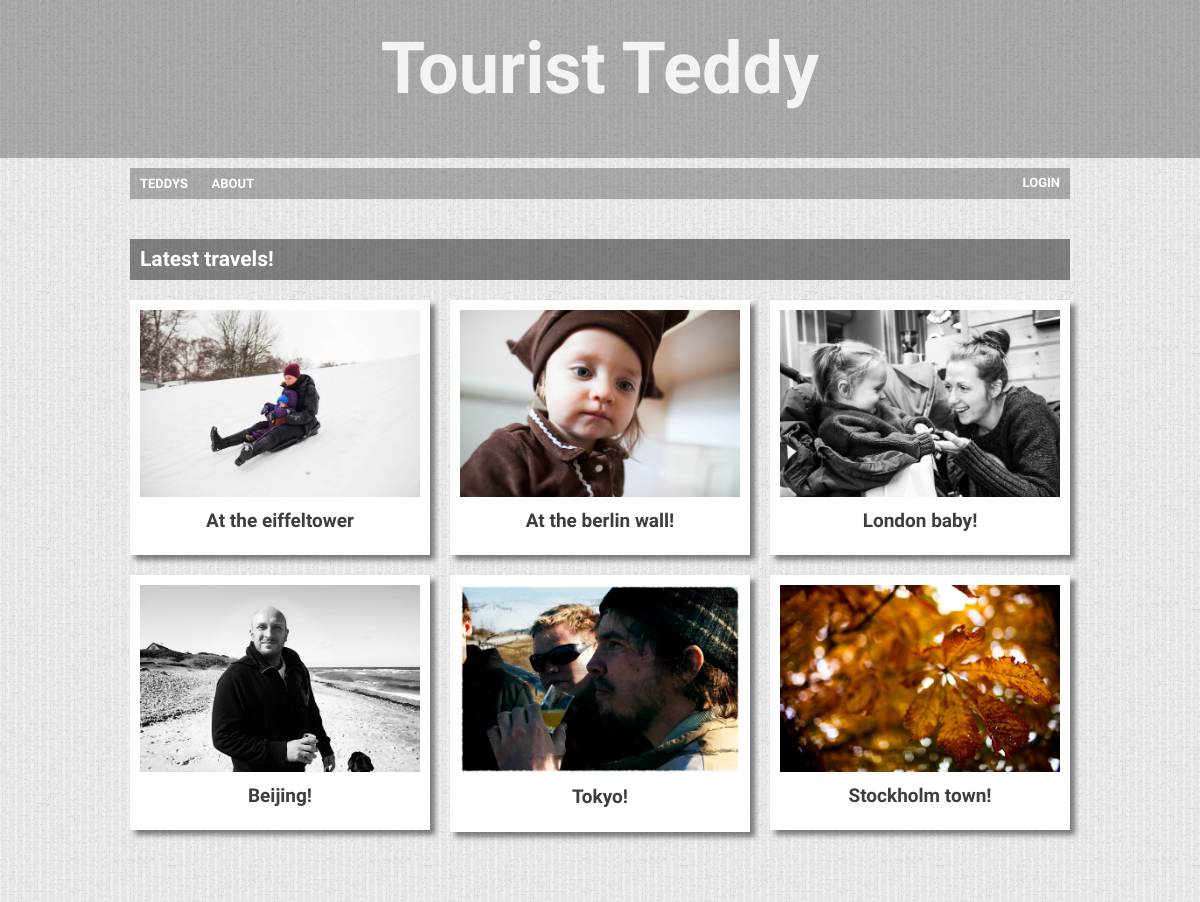
The page / on the database its author committed.
### teddys/models.py (models this page shows, shortened)
class Post(models.Model):
	title = models.CharField(max_length=200)
	description = models.TextField()
	picture = models.ImageField(upload_to='posts', max_length=100)
	latitude = models.DecimalField(max_digits=9, decimal_places=6)
	longitude = models.DecimalField(max_digits=9, decimal_places=6)
	teddy = models.ForeignKey(Teddy)
	user = models.ForeignKey(User)

### touristteddy/views.py (the view)
# urls.py: url(r'^$', views.index, name='index'),
def index(request):
	teddys = Teddy.objects.all()
	posts = Post.objects.all()
	template = loader.get_template('index.html')
	return HttpResponse(template.render(RequestContext(request, {
		'teddys': teddys,
		'posts': posts,
        'username': utils.get_username_or_fullname(request.user)
		})))

### touristteddy/utils.py (called while the page is built)
def get_username_or_fullname(user):
	username = ""
	if user.is_authenticated():
		username = "%s %s" % (user.first_name, user.last_name)
		if username == " ":
			username = user.username
	return username

### templates/index.html (shortened to what this page needs)
{% extends "base_generic.html" %}
{% block content %}
	{% if posts %}
		<div class="grid_12 fpteddy">
				<h3>Latest travels!</h3>
			</div>
			{% for post in posts %}
				<div class="grid_4">
					<div class="fppost">
						<a class="open-fancy" href="#{{ post.id }}">
							<img src="{{ post.picture.url }}" alt="{{ post.title }}" />
							<h4>{{ post.title }}</h4>
						</a>
					</div>
				</div>
			{% endfor %}
	{% endif %}
{% endblock content %}

### static/css/text.css (style rules this page uses)
body { font:13px/1.5 'Helvetica Neue',Arial,'Liberation Sans',FreeSans,sans-serif }
h3 { font-size:21px }
h4 { font-size:19px }
p,dl,hr,h1,h2,h3,h4,h5,h6,ol,ul,pre,table,address,fieldset,figure { margin-bottom:20px }

### static/css/960.css (style rules this page uses)
body { min-width:960px }
.grid_1,.grid_2,.grid_3,.grid_4,.grid_5,.grid_6,.grid_7,.grid_8,.grid_9,.grid_10,.grid_11,.grid_12,.grid_13,.grid_14,.grid_15,.grid_16 { display:inline;float:left;margin-left:10px;margin-right:10px }
.container_12 .grid_12,.container_16 .grid_16 { width:940px }
.container_12 .grid_4 { width:300px }

### static/css/touristteddy.css (style rules this page uses)
body { background-image:url('/static/images/textured_stripes.png'); background-repeat:repeat; color: #3F3E3E; }
h1, h2, h3, h4 { font-family: 'Happy Monkey', cursive; }
a { color: #3F3E3E; text-decoration: none; }
.fpteddy { margin-top: 40px; }
.fpteddy h3 { color: #fff; background-color: rgba(21,20,20,0.5); padding: 5px 10px; text-align: left; }
.fppost { padding: 10px; background-color: #fff;-webkit-box-shadow: 5px 5px 5px 0px rgba(12, 12, 12, 0.5); box-shadow: 5px 5px 5px 0px rgba(12, 12, 12, 0.5); margin-bottom: 20px; }
.fppost h4 { text-align: center; padding: 10px 0;margin: 0; }
.fppost img { text-align: left; width: 280px; }
*, *:after, *:before { -webkit-box-sizing: border-box; -moz-box-sizing: border-box; -ms-box-sizing: border-box; -o-box-sizing: border-box; box-sizing: border-box; padding: 0; margin: 0; }

### rows shown on the page
Post: picture (picture), title "At the eiffeltower"
Post: picture (picture), title "At the berlin wall!"
Post: picture (picture), title "London baby!"
Post: picture (picture), title "Beijing!"
Post: picture (picture), title "Tokyo!"
Post: picture (picture), title "Stockholm town!"
